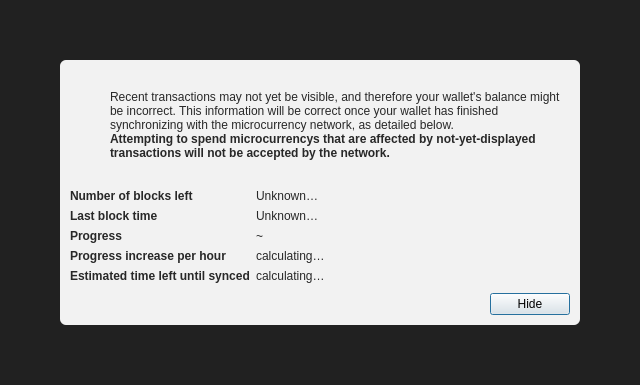
<?xml version="1.0" encoding="UTF-8"?>
<ui version="4.0">
 <class>ModalOverlay</class>
 <widget class="QWidget" name="ModalOverlay">
  <property name="geometry">
   <rect>
    <x>0</x>
    <y>0</y>
    <width>640</width>
    <height>385</height>
   </rect>
  </property>
  <property name="windowTitle">
   <string>Form</string>
  </property>
  <layout class="QVBoxLayout" name="verticalLayout" stretch="0">
   <property name="sizeConstraint">
    <enum>QLayout::SetDefaultConstraint</enum>
   </property>
   <property name="leftMargin">
    <number>0</number>
   </property>
   <property name="topMargin">
    <number>0</number>
   </property>
   <property name="rightMargin">
    <number>0</number>
   </property>
   <property name="bottomMargin">
    <number>0</number>
   </property>
   <item>
    <widget class="QWidget" name="bgWidget" native="true">
     <property name="styleSheet">
      <string notr="true">#bgWidget { background: rgba(0,0,0,220); }</string>
     </property>
     <layout class="QVBoxLayout" name="verticalLayoutMain" stretch="1">
      <property name="leftMargin">
       <number>60</number>
      </property>
      <property name="topMargin">
       <number>60</number>
      </property>
      <property name="rightMargin">
       <number>60</number>
      </property>
      <property name="bottomMargin">
       <number>60</number>
      </property>
      <item>
       <widget class="QWidget" name="contentWidget" native="true">
        <property name="styleSheet">
         <string notr="true">#contentWidget { background: rgba(255,255,255,240); border-radius: 6px; }

QLabel { color: rgb(40,40,40);  }</string>
        </property>
        <layout class="QVBoxLayout" name="verticalLayoutSub" stretch="1,0,0,0">
         <property name="spacing">
          <number>0</number>
         </property>
         <property name="leftMargin">
          <number>10</number>
         </property>
         <property name="topMargin">
          <number>10</number>
         </property>
         <property name="rightMargin">
          <number>10</number>
         </property>
         <property name="bottomMargin">
          <number>10</number>
         </property>
         <item>
          <layout class="QHBoxLayout" name="horizontalLayoutIconText" stretch="0,1">
           <property name="topMargin">
            <number>20</number>
           </property>
           <item>
            <layout class="QVBoxLayout" name="verticalLayoutIcon">
             <property name="leftMargin">
              <number>0</number>
             </property>
             <item>
              <widget class="QPushButton" name="warningIcon">
               <property name="enabled">
                <bool>false</bool>
               </property>
               <property name="text">
                <string/>
               </property>
               <property name="icon">
                <iconset>
                 <normaloff>:/icons/warning</normaloff>
                 <disabledoff>:/icons/warning</disabledoff>:/icons/warning</iconset>
               </property>
               <property name="iconSize">
                <size>
                 <width>48</width>
                 <height>48</height>
                </size>
               </property>
               <property name="flat">
                <bool>true</bool>
               </property>
              </widget>
             </item>
             <item>
              <spacer name="verticalSpacerWarningIcon">
               <property name="orientation">
                <enum>Qt::Vertical</enum>
               </property>
               <property name="sizeHint" stdset="0">
                <size>
                 <width>20</width>
                 <height>40</height>
                </size>
               </property>
              </spacer>
             </item>
            </layout>
           </item>
           <item>
            <layout class="QVBoxLayout" name="verticalLayoutInfoText">
             <property name="leftMargin">
              <number>0</number>
             </property>
             <property name="topMargin">
              <number>0</number>
             </property>
             <item>
              <widget class="QLabel" name="infoText">
               <property name="text">
                <string>Recent transactions may not yet be visible, and therefore your wallet's balance might be incorrect. This information will be correct once your wallet has finished synchronizing with the microcurrency network, as detailed below.</string>
               </property>
               <property name="textFormat">
                <enum>Qt::RichText</enum>
               </property>
               <property name="wordWrap">
                <bool>true</bool>
               </property>
              </widget>
             </item>
             <item>
              <widget class="QLabel" name="infoTextStrong">
               <property name="font">
                <font>
                 <weight>75</weight>
                 <bold>true</bold>
                </font>
               </property>
               <property name="text">
                <string>Attempting to spend microcurrencys that are affected by not-yet-displayed transactions will not be accepted by the network.</string>
               </property>
               <property name="textFormat">
                <enum>Qt::RichText</enum>
               </property>
               <property name="wordWrap">
                <bool>true</bool>
               </property>
              </widget>
             </item>
             <item>
              <spacer name="verticalSpacerInTextSpace">
               <property name="orientation">
                <enum>Qt::Vertical</enum>
               </property>
               <property name="sizeHint" stdset="0">
                <size>
                 <width>20</width>
                 <height>40</height>
                </size>
               </property>
              </spacer>
             </item>
            </layout>
           </item>
          </layout>
         </item>
         <item>
          <spacer name="verticalSpacerAfterText">
           <property name="orientation">
            <enum>Qt::Vertical</enum>
           </property>
           <property name="sizeHint" stdset="0">
            <size>
             <width>20</width>
             <height>40</height>
            </size>
           </property>
          </spacer>
         </item>
         <item>
          <layout class="QFormLayout" name="formLayout">
           <property name="fieldGrowthPolicy">
            <enum>QFormLayout::FieldsStayAtSizeHint</enum>
           </property>
           <property name="horizontalSpacing">
            <number>6</number>
           </property>
           <property name="verticalSpacing">
            <number>6</number>
           </property>
           <property name="topMargin">
            <number>10</number>
           </property>
           <item row="0" column="0">
            <widget class="QLabel" name="labelNumberOfBlocksLeft">
             <property name="font">
              <font>
               <weight>75</weight>
               <bold>true</bold>
              </font>
             </property>
             <property name="text">
              <string>Number of blocks left</string>
             </property>
            </widget>
           </item>
           <item row="0" column="1">
            <widget class="QLabel" name="numberOfBlocksLeft">
             <property name="text">
              <string>Unknown…</string>
             </property>
            </widget>
           </item>
           <item row="1" column="0">
            <widget class="QLabel" name="labelLastBlockTime">
             <property name="font">
              <font>
               <weight>75</weight>
               <bold>true</bold>
              </font>
             </property>
             <property name="text">
              <string>Last block time</string>
             </property>
            </widget>
           </item>
           <item row="1" column="1">
            <widget class="QLabel" name="newestBlockDate">
             <property name="sizePolicy">
              <sizepolicy hsizetype="Maximum" vsizetype="Preferred">
               <horstretch>0</horstretch>
               <verstretch>0</verstretch>
              </sizepolicy>
             </property>
             <property name="text">
              <string>Unknown…</string>
             </property>
            </widget>
           </item>
           <item row="2" column="0">
            <widget class="QLabel" name="labelSyncDone">
             <property name="font">
              <font>
               <weight>75</weight>
               <bold>true</bold>
              </font>
             </property>
             <property name="text">
              <string>Progress</string>
             </property>
            </widget>
           </item>
           <item row="2" column="1">
            <layout class="QHBoxLayout" name="horizontalLayoutSync" stretch="0,1">
             <item>
              <widget class="QLabel" name="percentageProgress">
               <property name="text">
                <string notr="true">~</string>
               </property>
              </widget>
             </item>
            </layout>
           </item>
           <item row="4" column="0">
            <widget class="QLabel" name="labelProgressIncrease">
             <property name="font">
              <font>
               <weight>75</weight>
               <bold>true</bold>
              </font>
             </property>
             <property name="text">
              <string>Progress increase per hour</string>
             </property>
            </widget>
           </item>
           <item row="4" column="1">
            <widget class="QLabel" name="progressIncreasePerH">
             <property name="text">
              <string>calculating…</string>
             </property>
            </widget>
           </item>
           <item row="5" column="0">
            <widget class="QLabel" name="labelEstimatedTimeLeft">
             <property name="font">
              <font>
               <weight>75</weight>
               <bold>true</bold>
              </font>
             </property>
             <property name="text">
              <string>Estimated time left until synced</string>
             </property>
            </widget>
           </item>
           <item row="5" column="1">
            <widget class="QLabel" name="expectedTimeLeft">
             <property name="text">
              <string>calculating…</string>
             </property>
            </widget>
           </item>
          </layout>
         </item>
         <item>
          <layout class="QHBoxLayout" name="horizontalLayoutButtons">
           <property name="leftMargin">
            <number>10</number>
           </property>
           <property name="topMargin">
            <number>10</number>
           </property>
           <item>
            <spacer name="horizontalSpacer">
             <property name="orientation">
              <enum>Qt::Horizontal</enum>
             </property>
             <property name="sizeHint" stdset="0">
              <size>
               <width>40</width>
               <height>20</height>
              </size>
             </property>
            </spacer>
           </item>
           <item>
            <widget class="QPushButton" name="closeButton">
             <property name="text">
              <string>Hide</string>
             </property>
             <property name="shortcut">
              <string>Esc</string>
             </property>
             <property name="focusPolicy">
              <enum>Qt::StrongFocus</enum>
             </property>
             <property name="default">
              <bool>true</bool>
             </property>
            </widget>
           </item>
          </layout>
         </item>
        </layout>
       </widget>
      </item>
     </layout>
    </widget>
   </item>
  </layout>
 </widget>
 <resources/>
 <connections/>
</ui>
